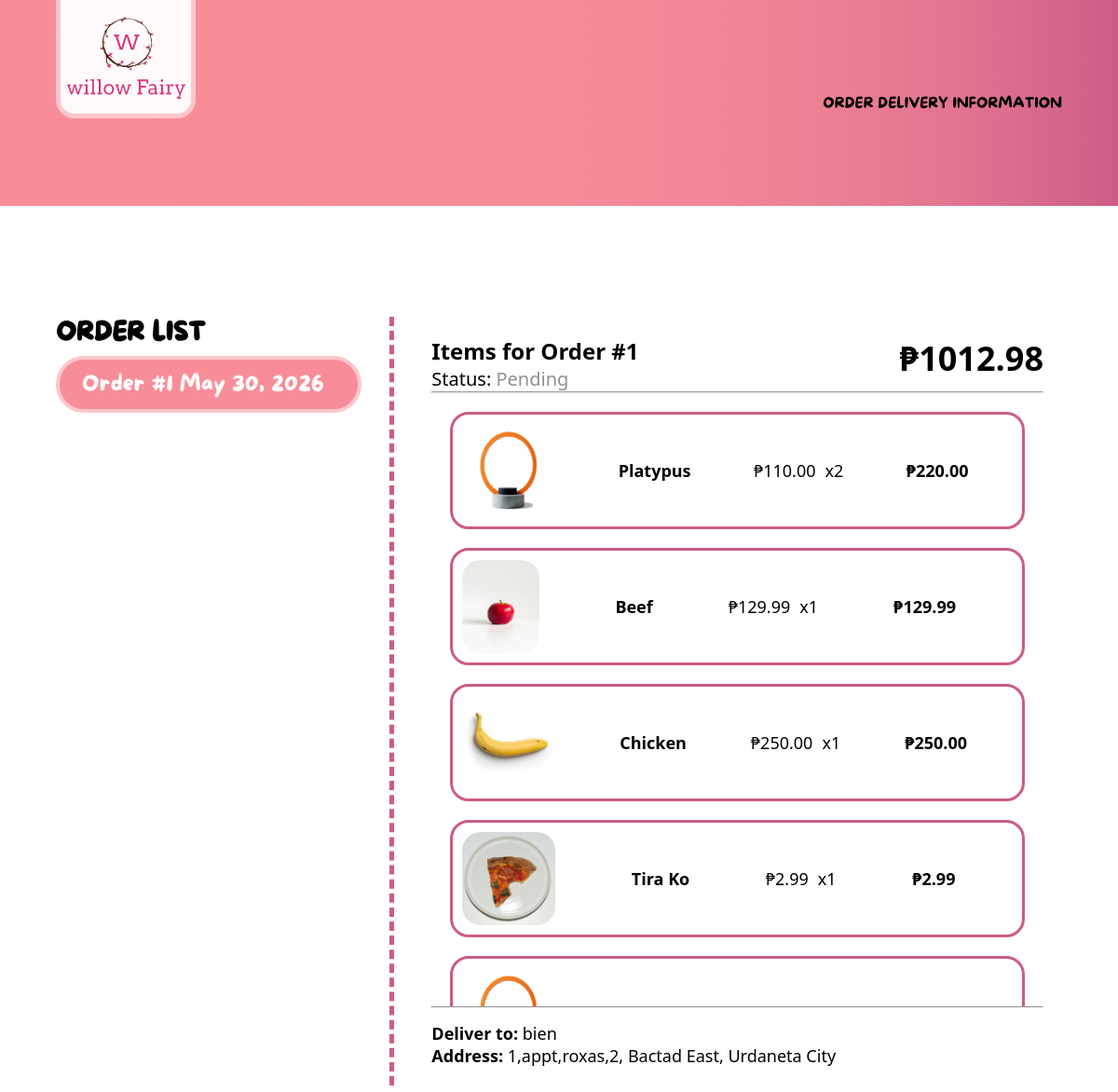
The app's page /accounts/delivery?order=3 (signed in), older data.
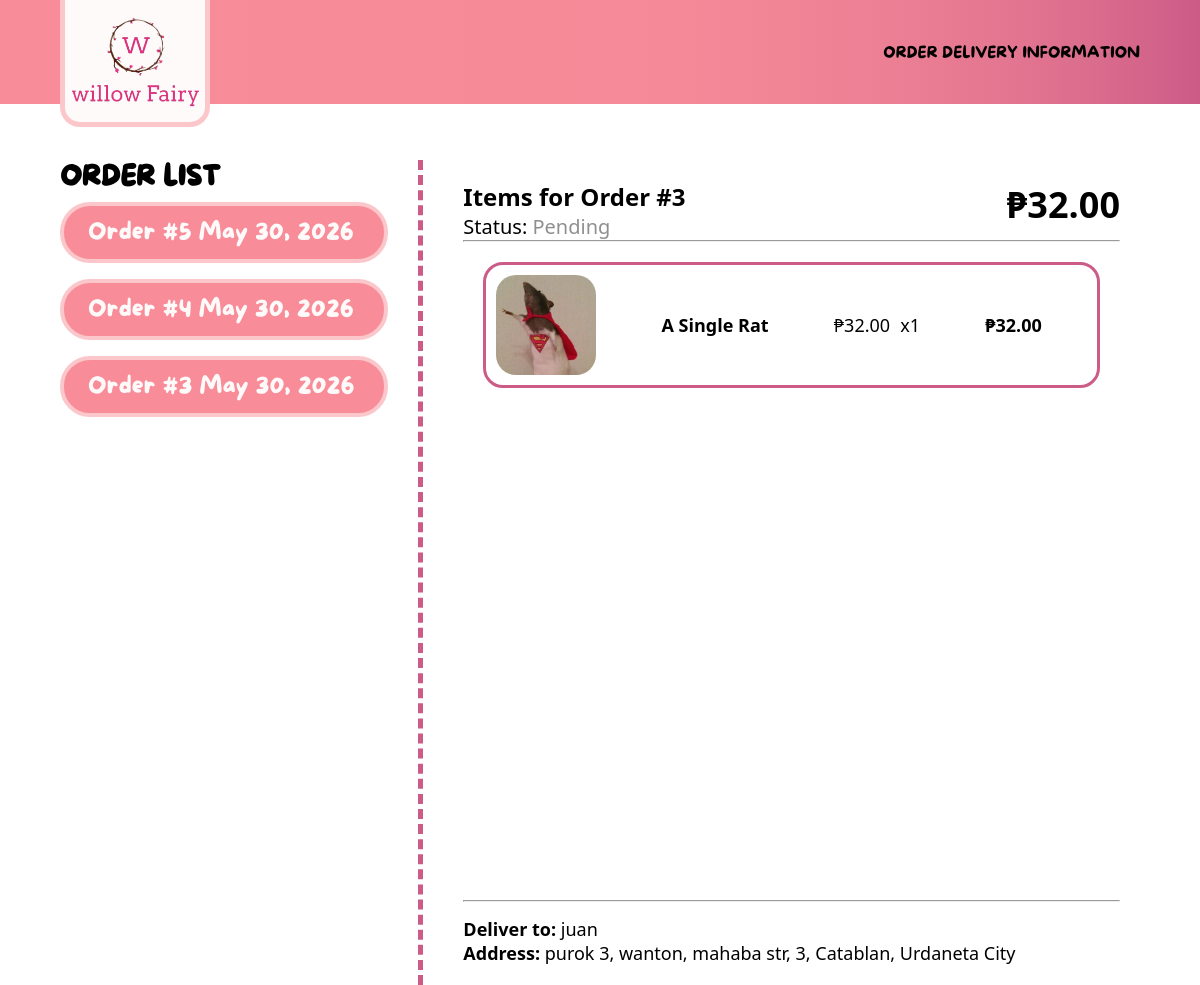
The same page, newer data.
### dashboard/models.py (models this page shows, shortened)
class Order(models.Model):
    STATUS_CHOICES = [
        ('Pending', 'Pending / Preparing'),
        ('Out for Delivery', 'Out for Delivery'),
        ('Delivered', 'Delivered'),
        ('Cancelled', 'Cancelled'),
    ]
    customer = models.ForeignKey(Customer, on_delete=models.CASCADE, related_name='orders')
    date_ordered = models.DateTimeField(auto_now_add=True)
    status = models.CharField(max_length=20, choices=STATUS_CHOICES, default='Pending')
    full_name = models.CharField(max_length=100)
    mobile_number = models.CharField(max_length=20)
    street_address = models.CharField(max_length=255)
    barangay = models.CharField(max_length=100)
    region = models.CharField(max_length=100, default="Region I (Ilocos Region)")
    province = models.CharField(max_length=100, default="Pangasinan")
    city = models.CharField(max_length=100, default="Urdaneta City")
    postal_code = models.CharField(max_length=10, default="2428")
    address_type = models.CharField(max_length=10, choices=[('home', 'Home'), ('office', 'Office')], default='home')
    landmarks = models.CharField(max_length=255, blank=True, null=True)
    @property
    def grand_total(self):
        return sum((item.subtotal for item in self.order_items.all()), Decimal('0.00'))

class OrderItem(models.Model):
    order = models.ForeignKey(Order, on_delete=models.CASCADE, related_name='order_items')
    item = models.ForeignKey(Item, on_delete=models.SET_NULL, null=True, blank=True)
    item_name = models.CharField(max_length=100)
    price_at_purchase = models.DecimalField(max_digits=10, decimal_places=2)
    quantity = models.PositiveIntegerField(default=1)
    @property
    def subtotal(self):
        price = self.price_at_purchase if self.price_at_purchase is not None else Decimal('0.00')
        raw_subtotal = price * self.quantity
        return raw_subtotal.quantize(Decimal('0.01'), rounding=ROUND_HALF_UP)

class Item(models.Model):
    id = models.AutoField(primary_key=True)
    date_created = models.DateTimeField(auto_now_add=True)
    name = models.CharField(max_length=100)
    price = models.DecimalField(max_digits=10, decimal_places=2)
    image = models.ImageField(upload_to="products/", null=True, blank=True)

### accounts/views.py (the view)
# urls.py: path('delivery', views.view_order, name='view_order'),
@login_required
def view_order(request):
    customer_orders = Order.objects.filter(customer__user=request.user).order_by('-date_ordered')
    selected_order_id = request.GET.get('order')
    selected_order = None
    if customer_orders.exists():
        if selected_order_id:
            selected_order = customer_orders.filter(id=selected_order_id).first()
        if not selected_order:
            selected_order = customer_orders.first()
    context = {
        'orders': customer_orders,
        'selected_order': selected_order  # Pass the single chosen order to the template
    }
    return render(request, 'accounts/delivery.html', context)

### accounts/templates/accounts/delivery.html
{% extends 'public_login_base.html' %}
{% block sign-direction %}
    <div class="signup-text">
    <p class="signup">ORDER DELIVERY INFORMATION</p>
    </div>
{% endblock sign-direction %}
{% block content %}
    <div class="order-margin">
        <div class="delivery-right-container">
        <h1 class="order-list-title">ORDER LIST </h1>
        <div class="order-list-container">
            {% for order in orders %}
                <a href="?order={{ order.id }}" class="order-btn {% if order.id == selected_order.id %}active-order{% endif %}">
                        Order #{{ order.id }} {{ order.date_ordered|date:"M d, Y" }}
                    </a>
                {% empty %}
                <p class="no-orders-text">You haven't placed any orders yet!</p>
            {% endfor %}
        </div>
    </div>
        <div class="delivery-left-container">
        <div class="order-item-list-container">
            {% if selected_order %}
            <div class="selected-order-header">
                <div class="selected-order-header-left">
                <h3 class="selected-order-title">Items for Order #{{ selected_order.id }}</h3>
                <p class="selected-order-sub-title">Status: <span class="badge-status">{{ selected_order.status|title }}</span></p>
                </div>
                <div class="selected-order-header-right">
                <h3 class="selected-order-total-price"> ₱{{ selected_order.grand_total }}</h3>
                </div>
            </div>
            <hr>
            <div class="order-cards-scroll-area">
                {% for order_item in selected_order.order_items.all %}
                    {% include 'accounts/order_item_card.html' %}
                {% endfor %}
            </div>
            <hr>
            <div class="order-delivery-details">
                <p class="order-delivery-details-text"><strong>Deliver to:</strong> {{ selected_order.full_name }}</p>
                <p class="order-delivery-details-text"><strong>Address:</strong> {{ selected_order.street_address }}, {{ selected_order.barangay }}, {{ selected_order.city }}</p>
            </div>
        {% else %}
            <p class="no-orders-text">No transaction details available.</p>
        {% endif %}
        </div>
        </div>
    </div>
{% endblock content %}

### accounts/templates/accounts/order_item_card.html
{% load static %}
<div class="order-item-card">
    {% if order_item.item.image %}
        <img src="{{ order_item.item.image.url }}" class="order-item-image" alt="{{ order_item.item.name }}">
    {% else %}
        <img src="{% static 'images/product-placeholder.jpg' %}" class="order-item-image" alt="Placeholder">
    {% endif %}
    <div class="order-item-specs">
        <h6 class="order-item-name">{{ order_item.item.name|title }}</h6>
        <div class="order-item-details">
            <span class="order-item-price">₱{{ order_item.item.price }}</span>
            <span class="order-item-quantity">x{{ order_item.quantity }}</span>
        </div>
        <h6 class="order-item-total-price">₱{{ order_item.subtotal }}</h6>
    </div>
</div>

Row changes from the older to the newer data that the page shows:
removed Order: id "1", date_ordered "May 30, 2026", status "Pending", grand_total "1012.98", full_name "bien", street_address "1,appt,roxas,2", barangay "Bactad East", city "Urdaneta City"
removed OrderItem: item.image (picture), item.name "Platypus", item.price "110.00", quantity "2", subtotal "220.00"
removed OrderItem: item.image (picture), item.name "Beef", item.price "129.99", quantity "1", subtotal "129.99"
removed OrderItem: item.image (picture), item.name "Chicken", item.price "250.00", quantity "1", subtotal "250.00"
removed OrderItem: item.image (picture), item.name "Tira Ko", item.price "2.99", quantity "1", subtotal "2.99"
removed OrderItem: item.image (picture)
added Order: id "5", date_ordered "May 30, 2026"
added Order: id "4", date_ordered "May 30, 2026"
added Order: id "3", date_ordered "May 30, 2026", status "Pending", grand_total "32.00", full_name "juan", street_address "purok 3, wanton, mahaba str, 3", barangay "Catablan", city "Urdaneta City"
added OrderItem: item.image (picture), item.name "A Single Rat", item.price "32.00", quantity "1", subtotal "32.00"
